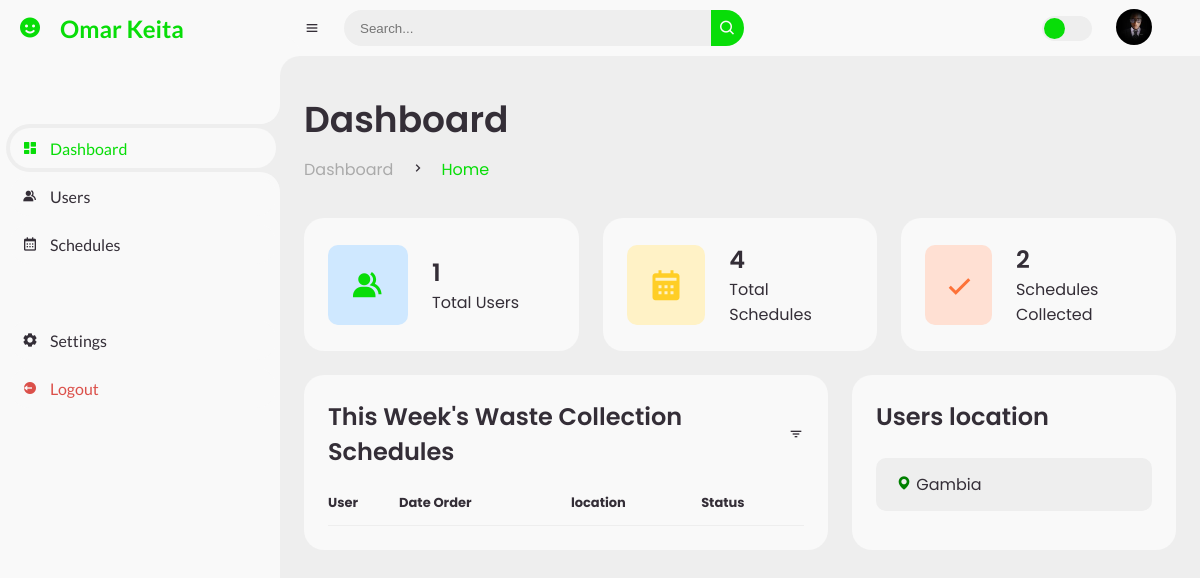
The page /admin_dashboard (signed in) on the database as committed earlier.
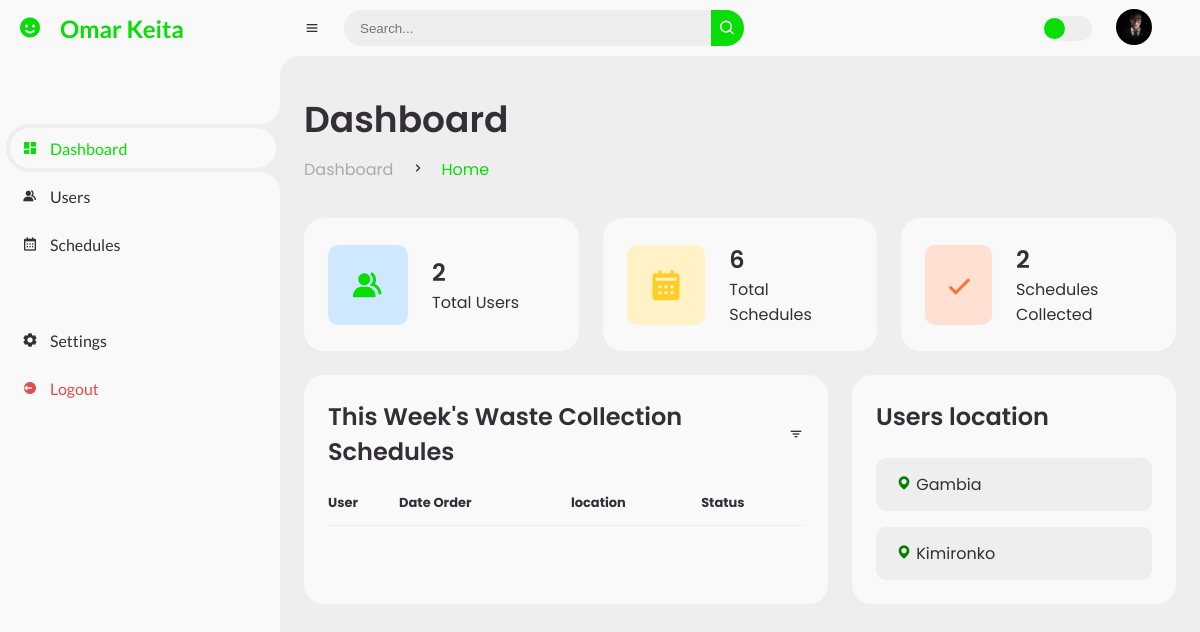
The same page on the database as committed later.
### app/models.py (models this page shows, shortened)
class User(db.Model, UserMixin):
    id = db.Column(db.Integer,  nullable= False, primary_key=True, autoincrement=True)
    first_name = db.Column(db.String(50), nullable=False)
    middle_name = db.Column(db.String(50), nullable=False, default="")
    last_name = db.Column(db.String(50), nullable=False)
    email = db.Column(db.String(50), unique=True, nullable=False,)
    sex = db.Column(db.String(50), nullable=False, default='Male')
    address = db.Column(db.String(50), nullable=False)
    house_number = db.Column(db.String(50), nullable=False)
    location = db.Column(db.String(50), nullable=False)
    image_file = db.Column(db.String(500), nullable=False, default='default.jpg')
    phone_number = db.Column(db.String(50), nullable=False)
    password = db.Column(db.String(150), nullable=False)
    schedule = db.relationship('Scheduling', backref='customer', lazy=True)
    is_admin = db.Column(db.Boolean, nullable=False, default=False)

### app/routes.py (the view)
@app.route('/admin_dashboard', methods=['GET', 'POST'])
@login_required
def admin_dashboard():
    if not current_user.is_admin:
        abort(403)
        flash('Access Denied', 'danger')
    users = User.query.all()
    user_schedule= Scheduling.query.all()
    number_of_users = User.query.count()
    unique_location = User.query.distinct(User.location).all()
    collected = Scheduling.query.filter_by(collected=True).count()
    return render_template('admin_dashboard.html', users=users, user_schedule=user_schedule, number_of_users=number_of_users, collected=collected, datetime=datetime, unique_location=unique_location)

### app/models.py (called while the page is built)
@login_manager.user_loader
def load_user(user_id):
    return User.query.get(int(user_id))

### app/templates/admin_dashboard.html (shortened to what this page needs)
<!DOCTYPE html>
<html lang="en">
  <head>
    <link
      href="https://unpkg.com/boxicons@2.0.9/css/boxicons.min.css"
      rel="stylesheet"
    />
    <link
      rel="stylesheet"
      href="{{url_for('static', filename='css/admin.css')}}"
    />
  </head>
  <body>
    <section id="sidebar">
      <a href="#" class="brand">
        <i class="bx bxs-smile"></i>
        <span class="text"
          >{{current_user.first_name}} {{current_user.last_name}}</span
        >
      </a>
      <ul class="side-menu top">
        <li class="active">
          <a href="{{url_for('admin_dashboard')}}">
            <i class="bx bxs-dashboard"></i>
            <span class="text">Dashboard</span>
          </a>
        </li>
        <li>
          <a href="#">
            <i class="bx bxs-group"></i>
            <span class="text">Users</span>
          </a>
        </li>
        <li>
          <a href="#">
            <i class="bx bx-calendar"></i>
            <span class="text">Schedules</span>
          </a>
        </li>
      </ul>
      <ul class="side-menu">
        <li>
          <a href="#">
            <i class="bx bxs-cog"></i>
            <span class="text">Settings</span>
          </a>
        </li>
        <li>
          <a href="#" class="logout">
            <i class="bx bxs-log-out-circle"></i>
            <span class="text">Logout</span>
          </a>
        </li>
      </ul>
    </section>
    <section id="content">
      <nav>
        <i class="bx bx-menu"></i>
        <form action="#">
          <div class="form-input">
            <input type="search" placeholder="Search..." />
            <button type="submit" class="search-btn">
              <i class="bx bx-search"></i>
            </button>
          </div>
        </form>
        <label for="switch-mode" class="switch-mode"></label>
        <a href="{{url_for('account')}}" class="profile">
          <img
            src="{{url_for('static', filename='profile_pics/' + current_user.image_file)}}"
            alt=""
          />
        </a>
      </nav>
      <main>
        <div class="head-title">
          <div class="left">
            <h1>Dashboard</h1>
            <ul class="breadcrumb">
              <li>
                <a href="{{url_for('admin_dashboard')}}">Dashboard</a>
              </li>
              <li><i class="bx bx-chevron-right"></i></li>
              <li>
                <a class="active" href="{{url_for('home')}}">Home</a>
              </li>
            </ul>
          </div>
        </div>
        <ul class="box-info">
          <li>
            <i class="bx bxs-group"></i>
            <span class="text">
              <h3>{{users|length}}</h3>
              <p>Total Users</p>
            </span>
          </li>
          <li>
            <i class="bx bxs-calendar"></i>
            <span class="text">
              <h3>{{user_schedule|length}}</h3>
              <p>Total Schedules</p>
            </span>
          </li>
          <li>
            <i class="bx bx-check"></i>
            <span class="text">
              <h3>{{collected}}</h3>
              <p>Schedules Collected</p>
            </span>
          </li>
        </ul>
        <div class="table-data">
          <div class="order">
            <div class="head">
              <h3>This Week's Waste Collection Schedules</h3>
              <i class="bx bx-filter"></i>
            </div>
            <table>
              <thead>
                <tr>
                  <th>User</th>
                  <th>Date Order</th>
                  <th>location</th>
                  <th>Status</th>
                </tr>
              </thead>
            </table>
          </div>
          <div class="todo">
            <div class="head">
              <h3>Users location</h3>
            </div>
            <ul class="todo-list">
              {% for location in unique_location %}
              <li>
                <span
                  ><i class="bx bxs-map" style="color: green"></i>
                  {{location.location}}</span
                >
              </li>
              {% endfor %}
            </ul>
          </div>
        </div>
      </main>
    </section>
  </body>
</html>

Rows that differ between the two databases and show on the page:
added User: location "Kimironko"
Other text that changed with them:
{{ users|length }}: "1" → "2"
{{ user_schedule|length }}: "4" → "6"
